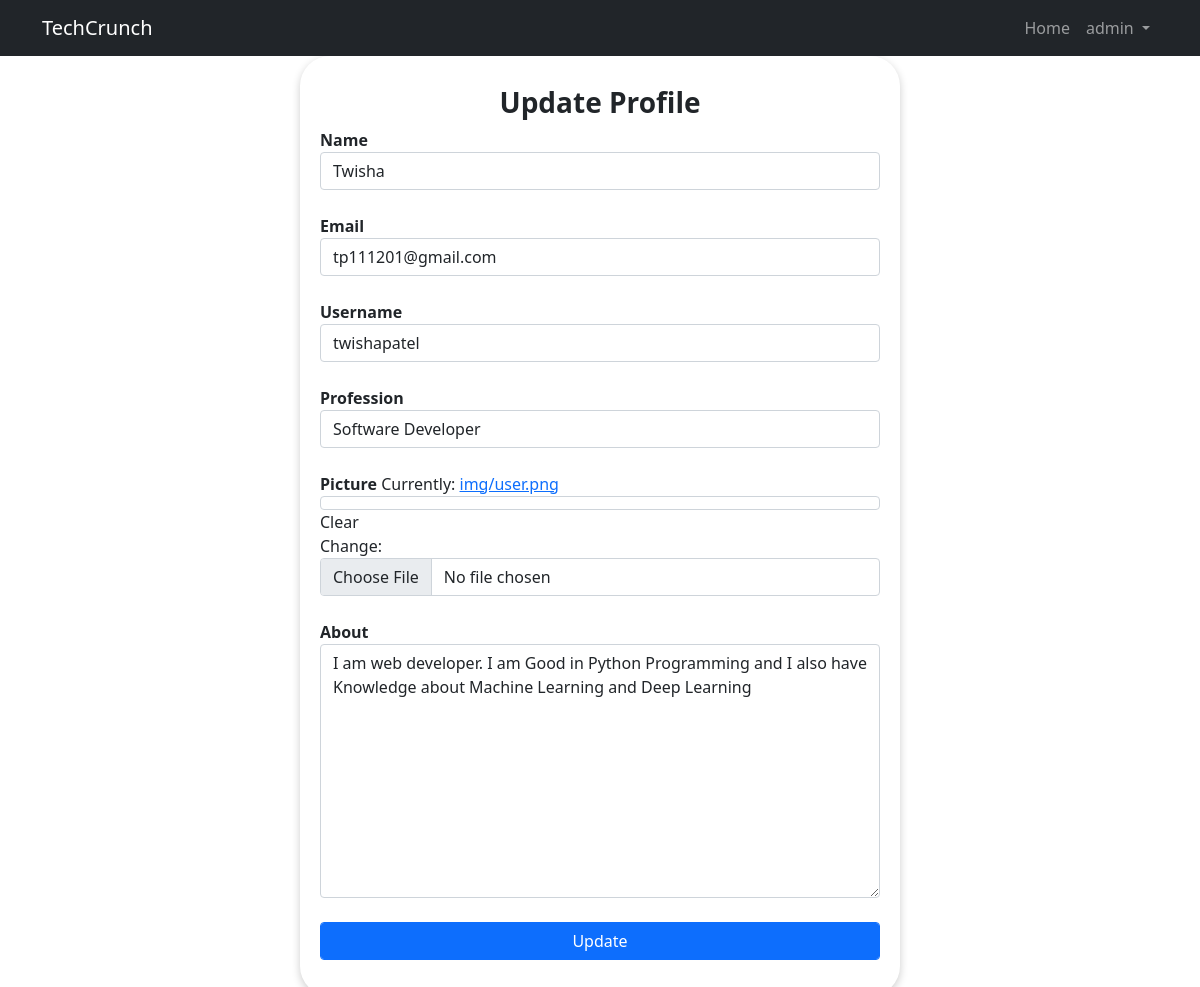
The page /updateprofile (signed in) on the database its author committed.
### profiles/models.py (models this page shows, shortened)
class UserProfiles(models.Model):
    user = models.OneToOneField(User, on_delete=models.CASCADE)
    name = models.CharField(max_length=200)
    email = models.EmailField()
    username = models.CharField(max_length=200)
    profession = models.CharField(max_length=200)
    picture = models.ImageField(upload_to='img', blank=True, null=True, default='img/favicon.ico')
    about = models.TextField()
    profile_id = models.UUIDField(default=uuid.uuid4, editable=False, unique=True, primary_key=True)

### profiles/views.py (the view)
# urls.py: path('updateprofile', views.UpdateProfile, name='updateprofile'),
def UpdateProfile(request):
    profile =request.user.userprofiles
    form = UpdateProfileForm(instance=profile)
    if request.method == 'POST':
        form=UpdateProfileForm(request.POST, request.FILES, instance=profile)
        if form.is_valid():
            form.save()
            messages.info(request,"you updated your profile")
            return redirect('account')
    context = {'form': form}
    return render(request, 'profiles/updateprofile.html', context)

### profiles/forms.py
class UpdateProfileForm(ModelForm):
    class Meta:
        model = UserProfiles
        exclude = ['user']

### profiles/templates/profiles/updateprofile.html (shortened to what this page needs)
{% extends 'base.html' %}
{% block content %}
<div class=container id="container">
    <h3><strong>Update Profile</strong></h3>
    <form method='POST' enctype="multipart/form-data">
        {% for field in form %}
        <label><strong>{{field.label}}</strong>
        </label>
        {{field}}
        <br>
        {% endfor %}
        <input type="submit" class="btn btn-primary" value="Update">
    </form>
</div>
{% endblock %}

### templates/base.html (shortened to what this page needs)
{% load static %}
<html lang="en">
    <head>
        <link href="{% static 'css/all.css' %}" rel="stylesheet" />
        <link href="{% static 'css/styles.css' %}" rel="stylesheet" />
    </head>
    <body>
        <nav class="navbar navbar-expand-lg navbar-dark bg-dark">
            <div class="container">
                <a class="navbar-brand" href="{% url 'index' %}">TechCrunch</a>
                <div class="collapse navbar-collapse" id="navbarSupportedContent">
                    <ul class="navbar-nav ms-auto mb-2 mb-lg-0">
                        <li class="nav-item"><a class="nav-link" href="{% url 'index' %}">Home</a></li>
                        {% if request.user.is_authenticated %}
                       <li class="nav-item dropdown">
                            <a class="nav-link dropdown-toggle" href="#" id="navbarDropdown" role="button" data-bs-toggle="dropdown" aria-expanded="false">
                                  {{ request.user.username }}
                                </a>
                        </li>
                          {% else %}
                        <li class="nav-item"><a class="nav-link" href="{% url 'register' %}">Register</a></li>
                        <li class="nav-item"><a class="nav-link" href="{% url 'login' %}">Login</a></li>
                        {% endif %}
                    </ul>
                </div>
            </div>
        </nav>
     {% block content %}{% endblock %}
</body>
</html>

### profiles/templates/profiles/updateprofile.html (style rules this page uses)
#container { width:50%; box-shadow:0 3px 8px 0 rgba(0,0,0,0.2); height:auto; padding: 30px 20px 20px 20px; border-radius: 30px; margin-bottom: 20px; }
#container h3 { text-align:center; }

### rows shown on the page
UserProfiles: form "Twisha" "tp111201@gmail.com" "twishapatel" "Software Developer" "I am web developer. I am Good in Python Programming and I also have Knowledge about Machine Learning and Deep Learning"

### other values the page prints
{{ request.user.username }} "admin"
{{ field.label }} "Name" "Email" "Username" "Profession" "Picture" "About"
